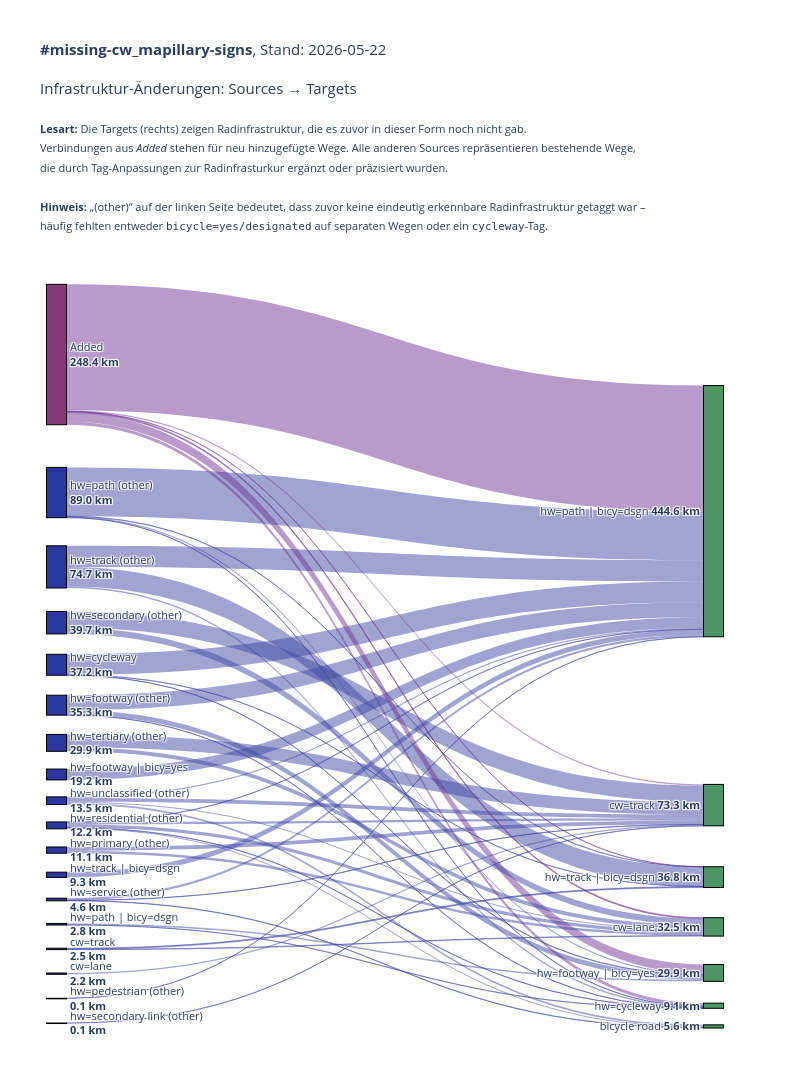

Notebook code for this chart:
### Code cell
# Sankey-Diagramm mit plotly erstellen (mit differenzierten Quellen)
import plotly.graph_objects as go
import numpy as np

# Erstelle Sankey-Daten
sankey_df = get_infrastructure_analysis_sankey()

# Filtere nur positive Werte
sankey_df = sankey_df[sankey_df['value'] > 0].copy()

# Hole alle eindeutigen Sources und Targets
sources = sorted(sankey_df['source'].unique())
targets = sorted(sankey_df['target'].unique())

# Berechne Gesamtwerte für Farbcodierung und Sortierung
source_totals = sankey_df.groupby('source')['value'].sum().to_dict()
target_totals = sankey_df.groupby('target')['value'].sum().to_dict()

# Sortiere nach Gesamtwert für bessere Positionierung
sources = sorted(sources, key=lambda x: source_totals.get(x, 0), reverse=True)
targets = sorted(targets, key=lambda x: target_totals.get(x, 0), reverse=True)

# Erstelle Liste aller Knoten: Sources links, Targets rechts (auch wenn sie überlappen)
# Jeder Knoten erscheint zweimal wenn er sowohl Source als auch Target ist
all_nodes = sources + targets
# Erstelle Indizes: Sources bekommen Indizes 0..len(sources)-1, Targets bekommen len(sources)..len(sources)+len(targets)-1
source_indices_map = {source: idx for idx, source in enumerate(sources)}
target_indices_map = {target: len(sources) + idx for idx, target in enumerate(targets)}

# Erstelle source, target und value Listen für plotly
source_indices = []
target_indices = []
values = []
link_colors = []

# Farben definieren
color_added = 'rgba(114, 56, 150, 0.5)'
color_other = 'rgba(67, 75, 163, 0.5)'

for _, row in sankey_df.iterrows():
    source = row['source']
    target = row['target']
    value = row['value']
    
    # Verwende separate Indizes für Sources (links) und Targets (rechts)
    source_indices.append(source_indices_map[source])
    target_indices.append(target_indices_map[target])
    values.append(value)
    
    # Farbe basierend auf Source
    if source == 'Added':
        link_colors.append(color_added)
    else:
        link_colors.append(color_other)

# Erstelle Knoten-Farben und Labels
node_colors = []
node_labels = []
node_x = []  # X-Positionen: 0 für Sources, 1 für Targets
node_y = []  # Y-Positionen: proportional zu Werten

# Berechne Y-Positionen für Sources (proportional zu Werten)
source_total = sum(source_totals.values())
y_current = 0
source_y_positions = {}
for source in sources:
    total = source_totals.get(source, 0)
    if total > 0:
        height = total / source_total if source_total > 0 else 0
        source_y_positions[source] = y_current + height / 2
        y_current += height

# Berechne Y-Positionen für Targets (proportional zu Werten)
target_total = sum(target_totals.values())
y_current = 0
target_y_positions = {}
for target in targets:
    total = target_totals.get(target, 0)
    if total > 0:
        height = total / target_total if target_total > 0 else 0
        target_y_positions[target] = y_current + height / 2 
        y_current += height


# # Berechne Y-Positionen für Targets (proportional zu Werten) + variable Gaps
# target_total = sum(target_totals.values())

# # Parameter zum Tuning
# min_height = 0.012      # Mindest-"Höhe" pro Node (macht kleine Nodes lesbarer)
# gap_base   = 0.002      # Grundabstand zwischen Nodes
# gap_scale  = 0.020      # wie stark kleine Nodes extra Abstand bekommen

# # 1) Roh-Heights
# heights = np.array([target_totals.get(t, 0) / target_total for t in targets], dtype=float)

# # 2) Mindesthöhe erzwingen (optional, aber sehr hilfreich bei vielen kleinen Nodes)
# heights = np.maximum(heights, min_height)

# # 3) Variable Gaps: kleine Nodes bekommen mehr Abstand
# #    (wenn height klein => (h_max - h) groß => gap groß)
# h_max = heights.max() if len(heights) else 0
# gaps = gap_base + gap_scale * (h_max - heights)

# # 4) Normalisieren: Sum(heights) + Sum(gaps) muss in [0..1] passen
# total_span = heights.sum() + gaps.sum()
# heights = heights / total_span
# gaps    = gaps    / total_span

# # 5) Midpoints berechnen
# target_y_positions = {}
# y_current = 0.0
# for t, h, g in zip(targets, heights, gaps):
#     target_y_positions[t] = y_current + h / 2
#     y_current += h + g

###############################
import numpy as np

def compute_y_positions(items, totals, min_height=0.012, gap_base=0.002, gap_scale=0.020):
    total_sum = sum(totals.values())
    if total_sum == 0:
        return {item: 0.5 for item in items}

    # 1) Roh-Heights
    heights = np.array([totals.get(i, 0) / total_sum for i in items], dtype=float)

    # 2) Mindesthöhe erzwingen
    heights = np.maximum(heights, min_height)

    # 3) Variable Gaps (kleine Nodes → größerer Abstand)
    h_max = heights.max()
    gaps = gap_base + gap_scale * (h_max - heights)

    # 4) Normalisieren
    total_span = heights.sum() + gaps.sum()
    heights /= total_span
    gaps    /= total_span

    # 5) Midpoints berechnen
    y_positions = {}
    y_current = 0.0
    for item, h, g in zip(items, heights, gaps):
        y_positions[item] = y_current + h / 2
        y_current += h + g

    return y_positions

source_y_positions = compute_y_positions(
    sources,
    source_totals,
    min_height=0.024,   # Sources meist weniger → etwas größer
    gap_base=0.02,
    gap_scale=0.020
)

target_y_positions = compute_y_positions(
    targets,
    target_totals,
    min_height=0.012,
    gap_base=0.002,
    gap_scale=0.020
)



# Erstelle Knoten-Arrays: Zuerst alle Sources, dann alle Targets
# Sources (links)
for source in sources:
    node_x.append(0.05)  # Links für Sources, mit etwas Abstand zum Rand
    node_y.append(source_y_positions.get(source, 0))
    if source == 'Added':
        node_colors.append("#843b77")
    else:
        node_colors.append("#2c36a0")
    # Label mit Gesamtwert - kürzere Formatierung
    total = source_totals.get(source, 0)
    label = source.replace('_other', ' (other)').replace('bicycle=designated', '| bicy=dsgn').replace('bicycle=yes', '| bicy=yes').replace('_', ' ')
    if len(label) > 30:
        label = label[:27] + '...'
    node_labels.append(f'{label}<br><b>{total:.1f} km</b>')

# Targets (rechts)
for target in targets:
    node_x.append(0.95)  # Rechts für Targets, mit etwas Abstand zum Rand
    node_y.append(target_y_positions.get(target, 0))
    node_colors.append("#4d9663")
    total = target_totals.get(target, 0)
    label = target.replace('bicycle=designated', '| bicy=dsgn').replace('bicycle=yes', '| bicy=yes').replace('_', ' ')
    if len(label) > 30:
        label = label[:27] + '...'
    node_labels.append(f'{label} <b>{total:.1f} km</b>')

# Erstelle das Sankey-Diagramm
fig = go.Figure(data=[go.Sankey(
    arrangement='perpendicular',  # Bessere Anordnung der Links
    node=dict(
        pad=25,  # Mehr Abstand zwischen Knoten
        thickness=20,  # Dickere Knoten für bessere Lesbarkeit
        line=dict(color="black", width=1),
        label=node_labels,
        color=node_colors,
        x=node_x,
        y=node_y
    ),
    link=dict(
        source=source_indices,
        target=target_indices,
        value=values,
        color=link_colors,
        hovertemplate='<b>%{source.label}</b> → <b>%{target.label}</b><br>Wert: <b>%{value:.1f} km</b><extra></extra>'
    )
)])

print (node_y)

fig.update_layout(
    #title_text="<b>#missing-cw_mapillary-signs</b>, by 2025-12-01 <br><br> Infrastruktur-Änderungen: Sources → Targets <br>",
    title_text=(
    "<b>#missing-cw_mapillary-signs</b>, Stand: "+ DATE_SNAPSHOT +"<br><br>" 
    "Infrastruktur-Änderungen: Sources → Targets<br><br>"
    "<span style='font-size:11px;'>"
    "<b>Lesart:</b> Die Targets (rechts) zeigen Radinfrastruktur, "
    "die es zuvor in dieser Form noch nicht gab. <br>"
    "Verbindungen aus <i>Added</i> stehen für neu hinzugefügte Wege. "
    "Alle anderen Sources repräsentieren bestehende Wege, <br>"
    "die durch Tag-Anpassungen zur Radinfrasturkur ergänzt oder präzisiert wurden.<br>"
    "<br>"
    "<b>Hinweis:</b> „(other)“ auf der linken Seite bedeutet, "
    "dass zuvor keine eindeutig erkennbare Radinfrastruktur "
    "getaggt war – <br>häufig fehlten entweder "
    "<span style='font-family:monospace;font-size:11px;'>bicycle=yes/designated</span>"
    " auf separaten Wegen oder ein "
    "<span style='font-family:monospace;font-size:11px;'>cycleway</span>"
    "-Tag.</span>"

) ,
    font_size=11,
    height=1200,
    width=800,  # Etwas breiter für bessere Darstellung
    margin=dict(l=20, r=50, t=260, b=50),  # Mehr Rand für Labels
        title=dict(
        y=0.95,
        yanchor="top"
    ),
)

fig.show()

### Figure 1 — Plotly figure (JSON) as saved in the notebook; plotly's stock layout.template omitted (floating-point values rounded to 4 significant figures)
{"data": [{"arrangement": "perpendicular", "link": {"color": ["rgba(114, 56, 150, 0.5)", "rgba(67, 75, 163, 0.5)", "rgba(67, 75, 163, 0.5)", "rgba(67, 75, 163, 0.5)", "rgba(67, 75, 163, 0.5)", "rgba(67, 75, 163, 0.5)", "rgba(67, 75, 163, 0.5)", "rgba(67, 75, 163, 0.5)", "rgba(67, 75, 163, 0.5)", "rgba(114, 56, 150, 0.5)", "rgba(67, 75, 163, 0.5)", "rgba(67, 75, 163, 0.5)", "rgba(67, 75, 163, 0.5)", "rgba(67, 75, 163, 0.5)", "rgba(67, 75, 163, 0.5)", "rgba(67, 75, 163, 0.5)", "rgba(67, 75, 163, 0.5)", "rgba(114, 56, 150, 0.5)", "rgba(67, 75, 163, 0.5)", "rgba(67, 75, 163, 0.5)", "rgba(67, 75, 163, 0.5)", "rgba(67, 75, 163, 0.5)", "rgba(67, 75, 163, 0.5)", "rgba(67, 75, 163, 0.5)", "rgba(67, 75, 163, 0.5)", "rgba(67, 75, 163, 0.5)", "rgba(67, 75, 163, 0.5)", "rgba(67, 75, 163, 0.5)", "rgba(114, 56, 150, 0.5)", "rgba(67, 75, 163, 0.5)", "rgba(114, 56, 150, 0.5)", "rgba(67, 75, 163, 0.5)", "rgba(67, 75, 163, 0.5)", "rgba(67, 75, 163, 0.5)", "rgba(67, 75, 163, 0.5)", "rgba(67, 75, 163, 0.5)", "rgba(67, 75, 163, 0.5)", "rgba(67, 75, 163, 0.5)", "rgba(67, 75, 163, 0.5)", "rgba(67, 75, 163, 0.5)", "rgba(67, 75, 163, 0.5)", "rgba(67, 75, 163, 0.5)", "rgba(67, 75, 163, 0.5)", "rgba(114, 56, 150, 0.5)", "rgba(67, 75, 163, 0.5)", "rgba(67, 75, 163, 0.5)"], "hovertemplate": "<b>%{source.label}</b> → <b>%{target.label}</b><br>Wert: <b>%{value:.1f} km</b><extra></extra>", "source": [0, 1, 2, 4, 2, 3, 5, 6, 7, 0, 3, 11, 5, 6, 10, 8, 9, 0, 10, 9, 12, 8, 13, 2, 1, 15, 9, 8, 0, 8, 0, 14, 14, 12, 4, 9, 9, 12, 1, 5, 1, 4, 13, 0, 17, 16], "target": [18, 18, 18, 18, 20, 19, 18, 19, 18, 22, 21, 18, 22, 21, 19, 19, 21, 23, 21, 19, 18, 24, 22, 23, 22, 19, 24, 18, 19, 21, 21, 20, 21, 24, 22, 18, 23, 19, 23, 23, 20, 20, 23, 20, 19, 18], "value": [223, 86.3, 37.7, 36.6, 34.5, 28.9, 26.3, 22.6, 19.2, 15.9, 10.8, 9.3, 8.8, 7.3, 6.9, 6.5, 5.7, 5.6, 4.2, 3.8, 3.7, 2.9, 2.6, 2.5, 2.2, 2.2, 2.1, 2.1, 2, 2, 1.7, 1.7, 0.8, 0.6, 0.4, 0.3, 0.3, 0.3, 0.3, 0.2, 0.2, 0.2, 0.2, 0.2, 0.1, 0.1]}, "node": {"color": ["#843b77", "#2c36a0", "#2c36a0", "#2c36a0", "#2c36a0", "#2c36a0", "#2c36a0", "#2c36a0", "#2c36a0", "#2c36a0", "#2c36a0", "#2c36a0", "#2c36a0", "#2c36a0", "#2c36a0", "#2c36a0", "#2c36a0", "#2c36a0", "#4d9663", "#4d9663", "#4d9663", "#4d9663", "#4d9663", "#4d9663", "#4d9663"], "label": ["Added<br><b>248.4 km</b>", "hw=path (other)<br><b>89.0 km</b>", "hw=track (other)<br><b>74.7 km</b>", "hw=secondary (other)<br><b>39.7 km</b>", "hw=cycleway<br><b>37.2 km</b>", "hw=footway (other)<br><b>35.3 km</b>", "hw=tertiary (other)<br><b>29.9 km</b>", "hw=footway | bicy=yes<br><b>19.2 km</b>", "hw=unclassified (other)<br><b>13.5 km</b>", "hw=residential (other)<br><b>12.2 km</b>", "hw=primary (other)<br><b>11.1 km</b>", "hw=track | bicy=dsgn<br><b>9.3 km</b>", "hw=service (other)<br><b>4.6 km</b>", "hw=path | bicy=dsgn<br><b>2.8 km</b>", "cw=track<br><b>2.5 km</b>", "cw=lane<br><b>2.2 km</b>", "hw=pedestrian (other)<br><b>0.1 km</b>", "hw=secondary link (other)<br><b>0.1 km</b>", "hw=path | bicy=dsgn <b>444.6 km</b>", "cw=track <b>73.3 km</b>", "hw=track | bicy=dsgn <b>36.8 km</b>", "cw=lane <b>32.5 km</b>", "hw=footway | bicy=yes <b>29.9 km</b>", "hw=cycleway <b>9.1 km</b>", "bicycle road <b>5.6 km</b>"], "line": {"color": "black", "width": 1}, "pad": 25, "thickness": 20, "x": [0.05, 0.05, 0.05, 0.05, 0.05, 0.05, 0.05, 0.05, 0.05, 0.05, 0.05, 0.05, 0.05, 0.05, 0.05, 0.05, 0.05, 0.05, 0.95, 0.95, 0.95, 0.95, 0.95, 0.95, 0.95], "y": [0.1209, 0.2974, 0.3925, 0.4638, 0.5176, 0.5693, 0.6175, 0.6579, 0.6914, 0.723, 0.7546, 0.7862, 0.8178, 0.8494, 0.881, 0.9126, 0.9442, 0.9758, 0.3212, 0.6971, 0.7892, 0.8528, 0.9116, 0.9536, 0.9801]}, "type": "sankey"}], "layout": {"font": {"size": 11}, "height": 1200, "margin": {"b": 50, "l": 20, "r": 50, "t": 260}, "title": {"text": "<b>#missing-cw_mapillary-signs</b>, Stand: 2026-05-22<br><br>Infrastruktur-Änderungen: Sources → Targets<br><br><span style='font-size:11px;'><b>Lesart:</b> Die Targets (rechts) zeigen Radinfrastruktur, die es zuvor in dieser Form noch nicht gab. <br>Verbindungen aus <i>Added</i> stehen für neu hinzugefügte Wege. Alle anderen Sources repräsentieren bestehende Wege, <br>die durch Tag-Anpassungen zur Radinfrasturkur ergänzt oder präzisiert wurden.<br><br><b>Hinweis:</b> „(other)“ auf der linken Seite bedeutet, dass zuvor keine eindeutig erkennbare Radinfrastruktur getaggt war – <br>häufig fehlten entweder <span style='font-family:monospace;font-size:11px;'>bicycle=yes/designated</span> auf separaten Wegen oder ein <span style='font-family:monospace;font-size:11px;'>cycleway</span>-Tag.</span>", "y": 0.95, "yanchor": "top"}, "width": 800}}
